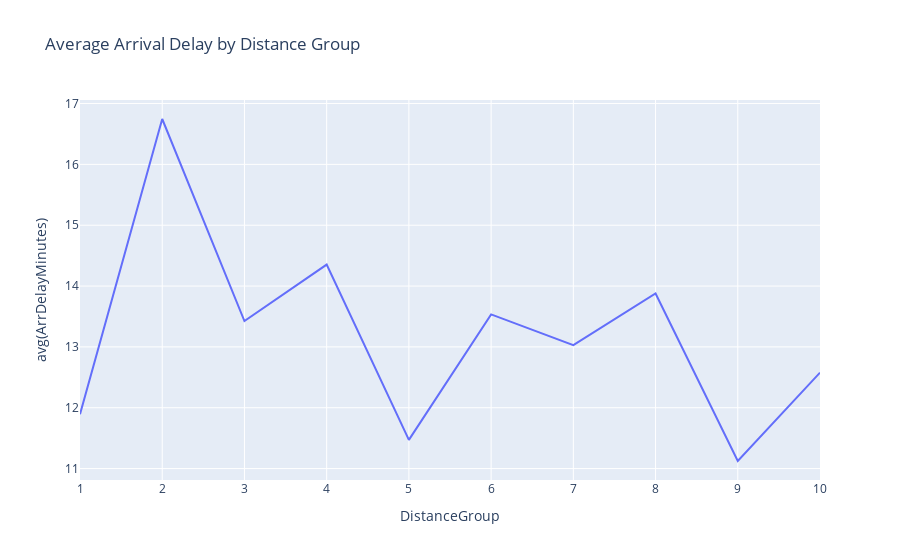

The notebook cell this image was saved under:
### Code cell
# delay by distance group 
delay_by_distance = df.groupby("DistanceGroup").mean("ArrDelayMinutes").orderBy("avg(ArrDelayMinutes)").toPandas()

line_plot = px.line(
    delay_by_distance.sort_values("DistanceGroup"),
    x="DistanceGroup",
    y="avg(ArrDelayMinutes)",
    title="Average Arrival Delay by Distance Group",
)

line_plot.show()

### Figure 1 — Plotly figure (JSON) as saved in the notebook; plotly's stock layout.template omitted (floating-point values rounded to 4 significant figures)
{"data": [{"hovertemplate": "DistanceGroup=%{x}<br>avg(ArrDelayMinutes)=%{y}<extra></extra>", "legendgroup": "", "line": {"color": "#636efa", "dash": "solid"}, "marker": {"symbol": "circle"}, "mode": "lines", "name": "", "orientation": "v", "showlegend": false, "type": "scatter", "x": [1, 2, 3, 4, 5, 6, 7, 8, 9, 10], "xaxis": "x", "y": [11.89, 16.75, 13.42, 14.35, 11.47, 13.53, 13.03, 13.88, 11.12, 12.58], "yaxis": "y"}], "layout": {"legend": {"tracegroupgap": 0}, "title": {"text": "Average Arrival Delay by Distance Group"}, "xaxis": {"anchor": "y", "domain": [0, 1], "title": {"text": "DistanceGroup"}}, "yaxis": {"anchor": "x", "domain": [0, 1], "title": {"text": "avg(ArrDelayMinutes)"}}}}
